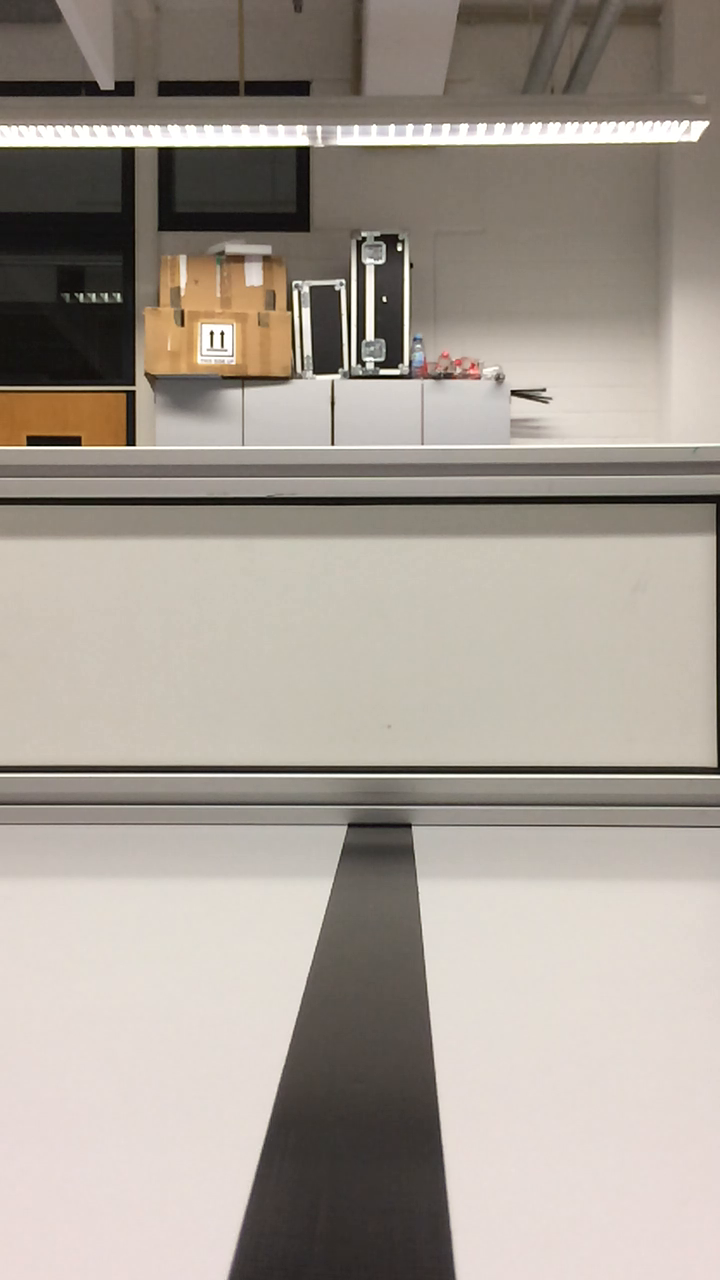
//> input picture frame 15 of data/video/left.MOV, 720 x 1280 px
$ ./rotate_frames   (built with g++ and OpenCV 4)
//> lines starting //> are read from the running program, lines starting //| are printed output that depends on the picture
#include <iostream>
#include <opencv2/opencv.hpp>

//this program will rotate the frames 90 degrees

int main(int argc, char* argv[])
{
	// Create a window and give it a name.
	std::string windowName = "Rotating frames example";
	cv::namedWindow(windowName, CV_WINDOW_AUTOSIZE);

	// Initialize video capture from camera and check if it worked.
	cv::VideoCapture vidCap = cv::VideoCapture("../../../data/video/left.MOV");
	//cv::VideoCapture vidCap = cv::VideoCapture("slow_mo.MOV");

	if (!vidCap.isOpened())
	{
		std::cerr << "Could not open video capture!" << std::endl;
		return 1;
	}

	// The main loop.
	while (true)
	{
		// Read a video frame.
		cv::Mat frame;
		cv::Mat resize_frame;

		vidCap >> frame;
//> frame is the input picture: 1280 rows x 720 cols, CV_8UC3; mean B, G, R 147.7, 156.9, 165.6

		//preprocessing the video : 1.rotate the video: transpose, flip and 2. scale
		cv::transpose(frame, frame);
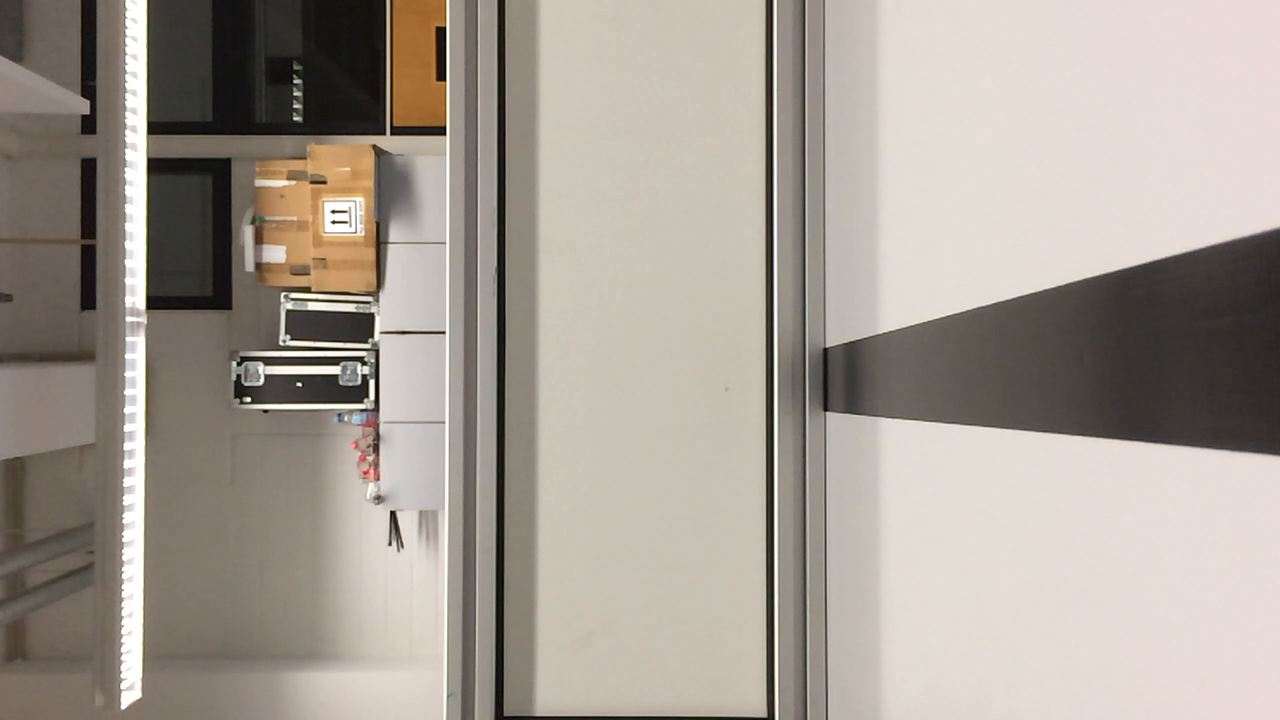
//> frame: 720 rows x 1280 cols, CV_8UC3; mean B, G, R 147.7, 156.9, 165.6
		cv::flip(frame, frame, 1);
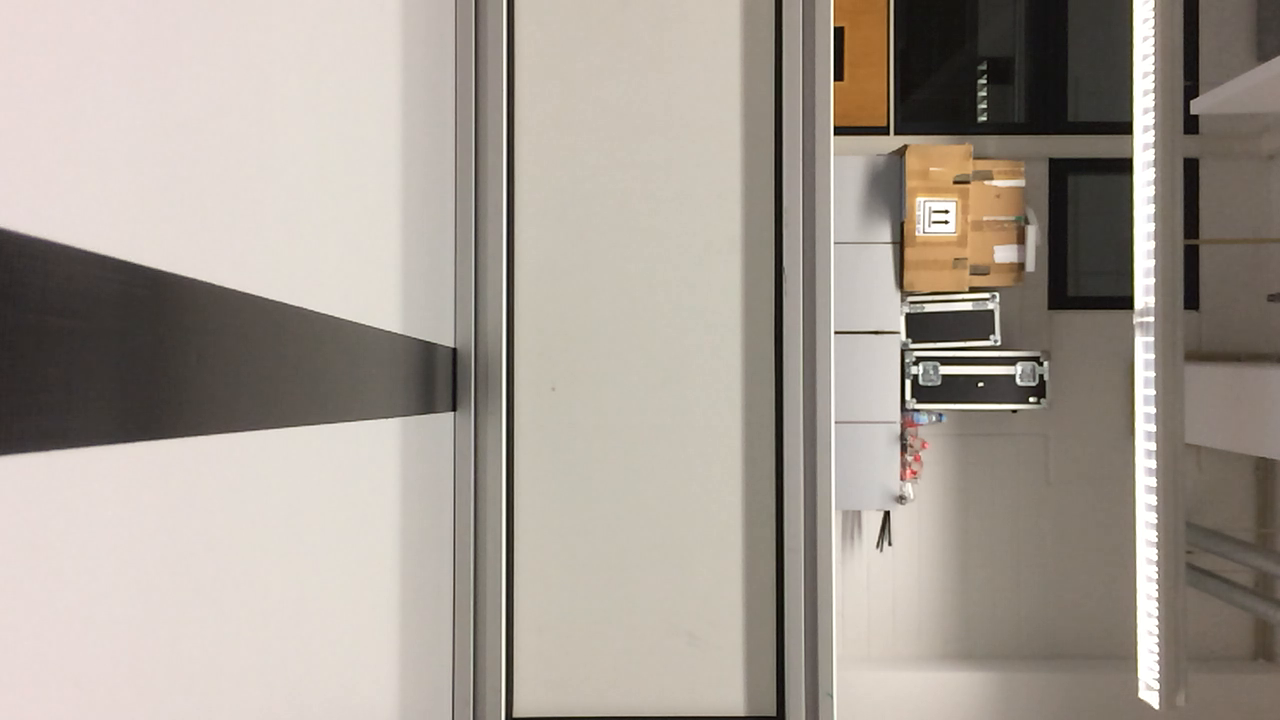
//> frame: 720 rows x 1280 cols, CV_8UC3; mean B, G, R 147.7, 156.9, 165.6
		cv::resize(frame, frame, cv::Size(360, 640));
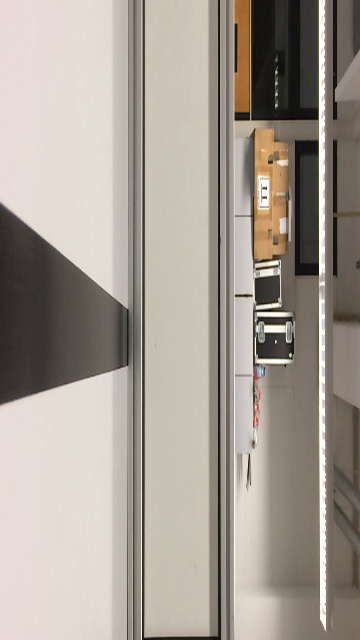
//> frame: 640 rows x 360 cols, CV_8UC3; mean B, G, R 147.6, 156.8, 165.6

		cv::imshow(windowName, frame);

		// Quit the loop when a key is pressed.
		int keyPressed = cv::waitKey(10);
//> the Esc key is pressed
		if (keyPressed != -1) break;
	}
	return 0;
}

$ run again, starting later in the video
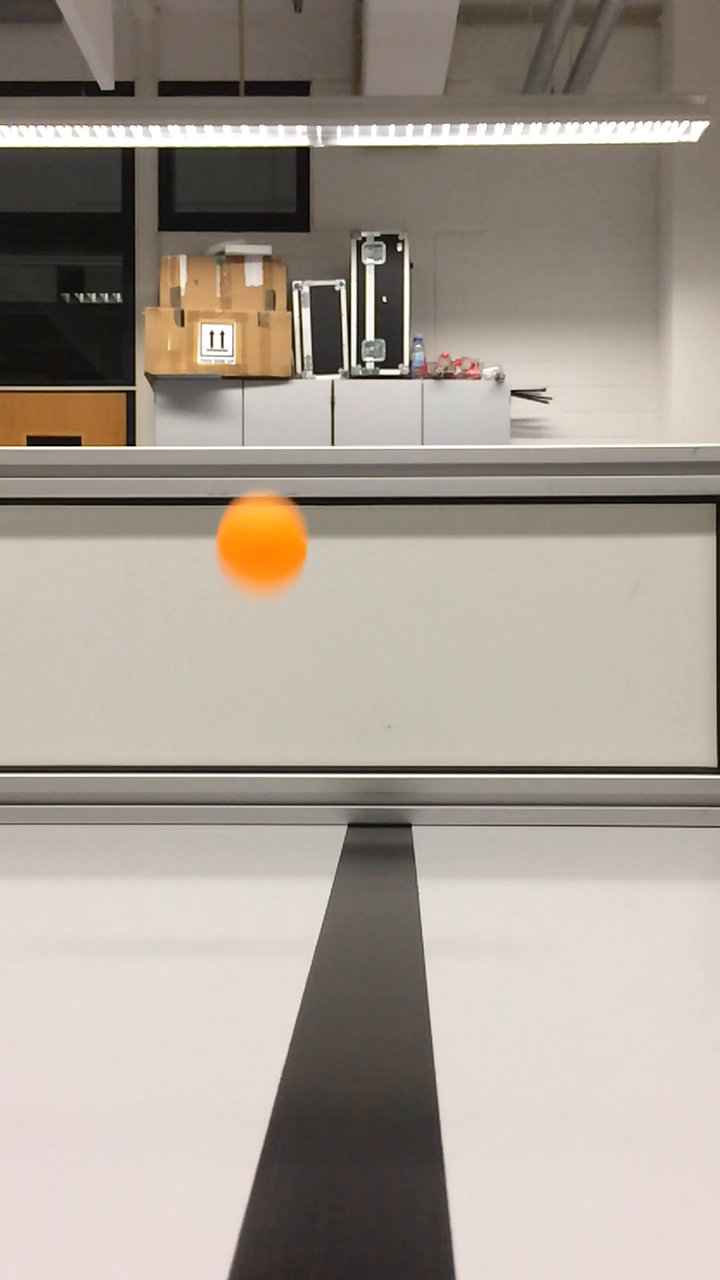
//> input picture frame 67 of data/video/left.MOV, 720 x 1280 px
//> frame is the input picture: 1280 rows x 720 cols, CV_8UC3; mean B, G, R 146.4, 156.4, 166
//> `cv::flip(frame, frame, 1);`:
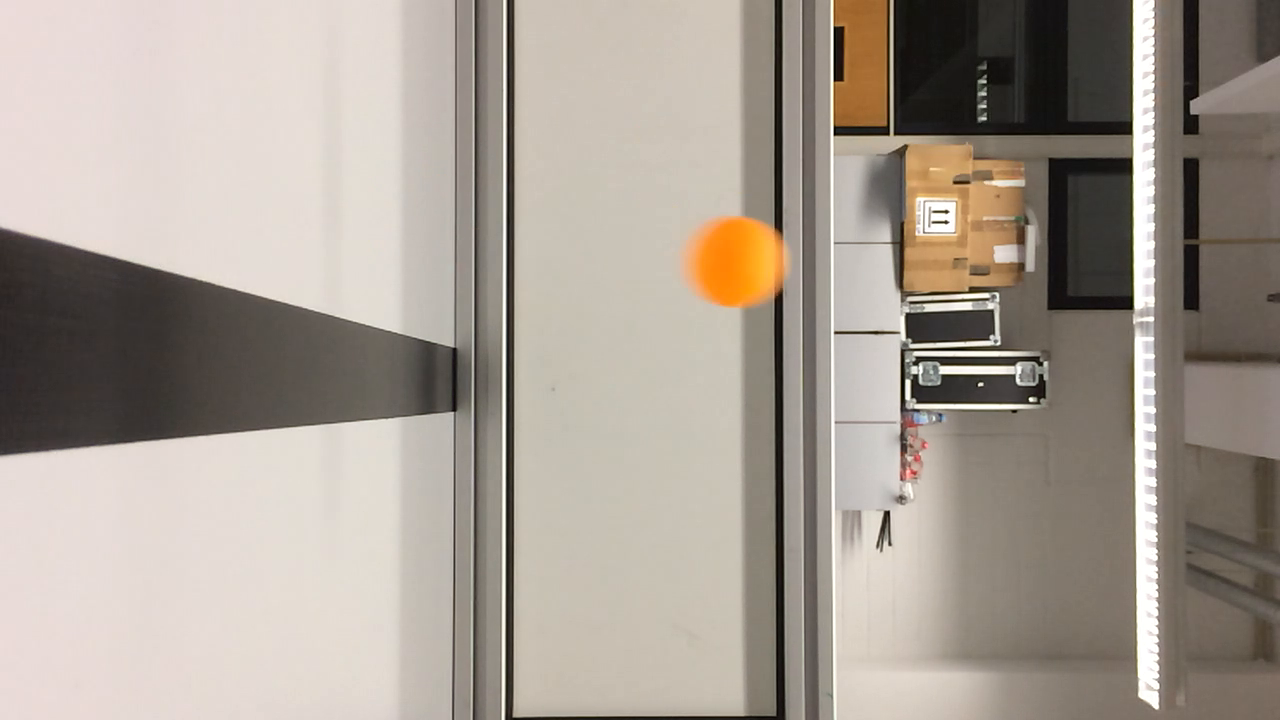
//> frame: 720 rows x 1280 cols, CV_8UC3; mean B, G, R 146.4, 156.4, 166
//> `cv::resize(frame, frame, cv::Size(360, 640));`:
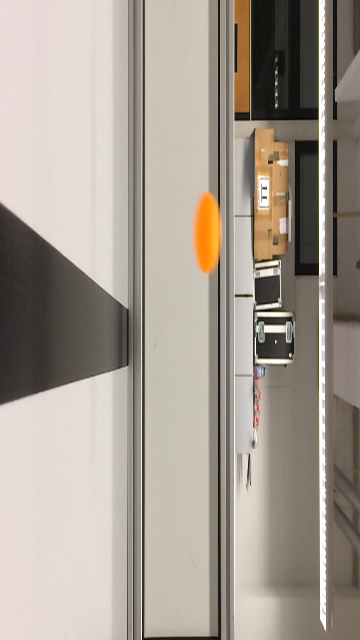
//> frame: 640 rows x 360 cols, CV_8UC3; mean B, G, R 146.3, 156.3, 166

$ run again, starting later in the video
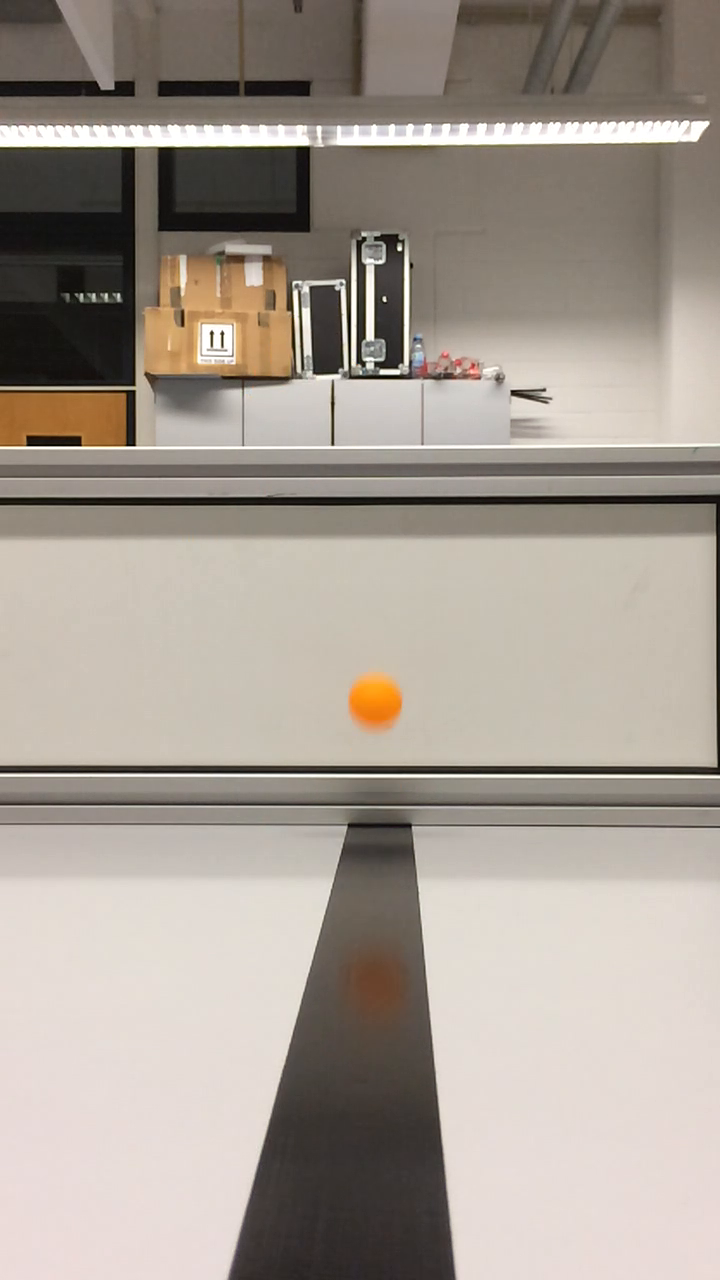
//> input picture frame 120 of data/video/left.MOV, 720 x 1280 px
//> frame is the input picture: 1280 rows x 720 cols, CV_8UC3; mean B, G, R 146.5, 156, 165.4
//> `cv::flip(frame, frame, 1);`:
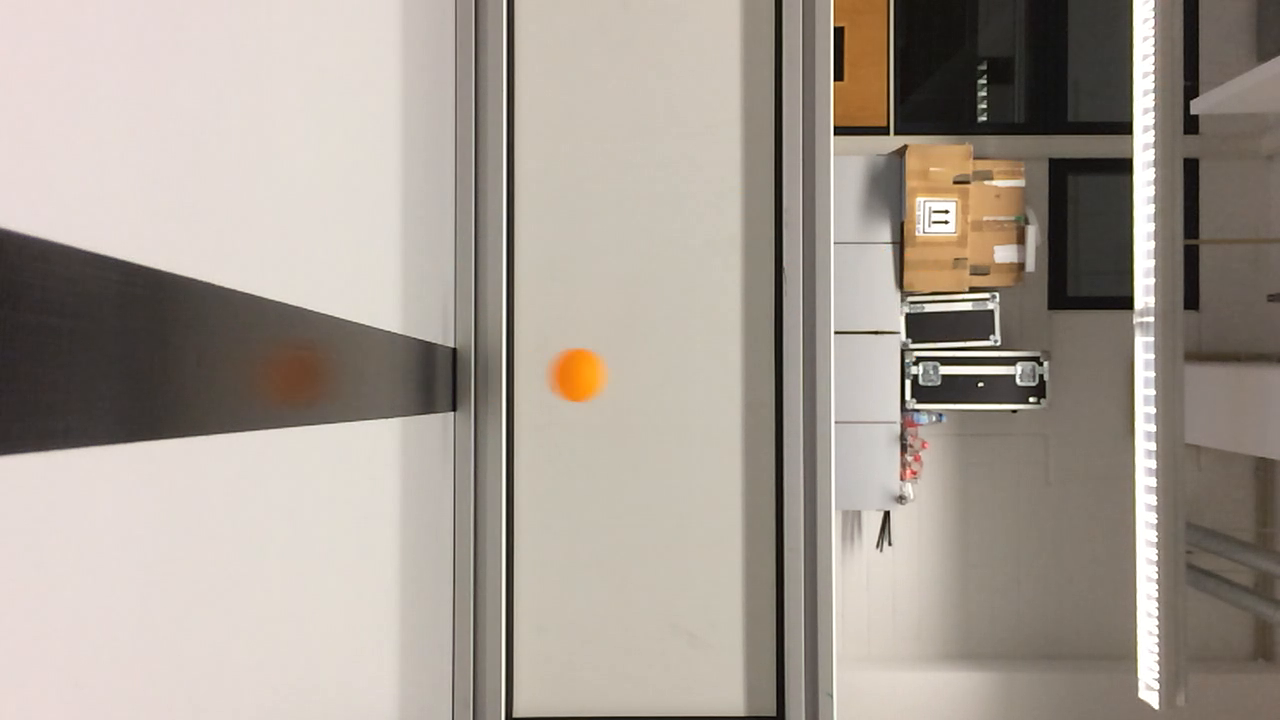
//> frame: 720 rows x 1280 cols, CV_8UC3; mean B, G, R 146.5, 156, 165.4
//> `cv::resize(frame, frame, cv::Size(360, 640));`:
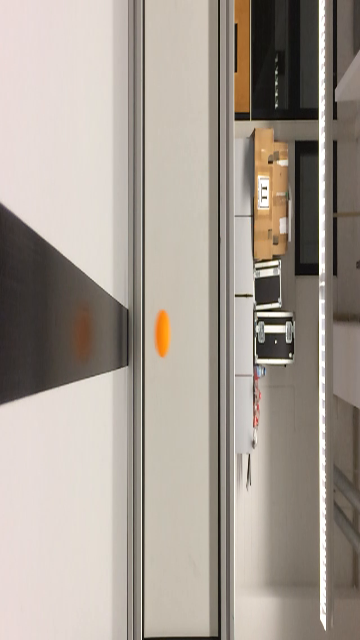
//> frame: 640 rows x 360 cols, CV_8UC3; mean B, G, R 146.5, 156, 165.4
